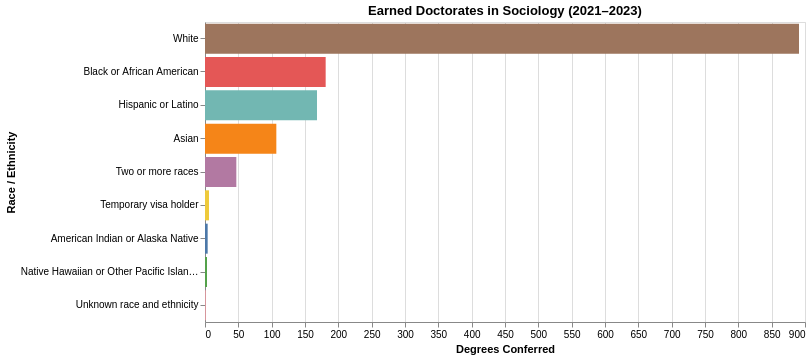

Write notebook code for a chart like this one.
### Markdown cell above
<div class="text-box">
    
## Earned Doctorates in Sociology by Race/Ethnicity

### Code cell
#| code-fold: true


majors = [
'45.11 - Sociology.',
'45.0501 - Demography and Population Studies.'  

]

majors_df = (
     df[df["Major"].isin(majors)]
    .groupby(["Major", "Race and Ethnicity"])["Awards/Degrees Conferred"]
    .sum()
    .reset_index()
)


overall = (
    majors_df.groupby("Race and Ethnicity")["Awards/Degrees Conferred"]
    .sum()
    .reset_index()
)
overall["Major"] = "All Earned Doctorates in Sociology (total)"
majors_df = pd.concat([majors_df, overall], ignore_index=True)


major_dropdown = alt.binding_select(
    options=majors_df["Major"].unique().tolist(),
    name="Select Major: "
)
major_param = alt.param(
    name="Major",
    bind=major_dropdown,
    value="All Earned Doctorates in Sociology (total)"
)


chart = (
    alt.Chart(majors_df)
    .add_params(major_param)
    .transform_filter(
        alt.datum.Major == major_param
    )
    .mark_bar()
    .encode(
        x=alt.X("Awards/Degrees Conferred:Q", title="Degrees Conferred"),
        y=alt.Y("Race and Ethnicity:N", sort="-x", title="Race / Ethnicity"),
        color=alt.Color("Race and Ethnicity:N", legend=None),
        tooltip=["Race and Ethnicity:N", "Awards/Degrees Conferred:Q"]
    )
    .properties(
        title="Earned Doctorates in Sociology (2021–2023)",
        width=600,
        height=300
    )
)



chart

### Figure 1 — Vega-Lite specification as saved in the notebook (floating-point values rounded to 4 significant figures)
{"config": {"view": {"continuousWidth": 300, "continuousHeight": 300}}, "data": {"name": "data-6286498d1f3be9f13e8e65b9d1f5c2a9"}, "mark": {"type": "bar"}, "encoding": {"color": {"field": "Race and Ethnicity", "legend": null, "type": "nominal"}, "tooltip": [{"field": "Race and Ethnicity", "type": "nominal"}, {"field": "Awards/Degrees Conferred", "type": "quantitative"}], "x": {"field": "Awards/Degrees Conferred", "title": "Degrees Conferred", "type": "quantitative"}, "y": {"field": "Race and Ethnicity", "sort": "-x", "title": "Race / Ethnicity", "type": "nominal"}}, "height": 300, "params": [{"name": "Major", "bind": {"input": "select", "options": ["45.0501 - Demography and Population Studies.", "45.11 - Sociology.", "All Earned Doctorates in Sociology (total)"], "name": "Select Major: "}, "value": "All Earned Doctorates in Sociology (total)"}], "title": "Earned Doctorates in Sociology (2021–2023)", "transform": [{"filter": "(datum.Major === Major)"}], "width": 600, "$schema": "https://vega.github.io/schema/vega-lite/v5.14.1.json", "datasets": {"data-6286498d1f3be9f13e8e65b9d1f5c2a9": [{"Major": "45.0501 - Demography and Population Studies.", "Race and Ethnicity": "Asian", "Awards/Degrees Conferred": 1}, {"Major": "45.0501 - Demography and Population Studies.", "Race and Ethnicity": "Hispanic or Latino", "Awards/Degrees Conferred": 1}, {"Major": "45.0501 - Demography and Population Studies.", "Race and Ethnicity": "Temporary visa holder", "Awards/Degrees Conferred": 6}, {"Major": "45.0501 - Demography and Population Studies.", "Race and Ethnicity": "Two or more races", "Awards/Degrees Conferred": 1}, {"Major": "45.0501 - Demography and Population Studies.", "Race and Ethnicity": "Unknown race and ethnicity", "Awards/Degrees Conferred": 1}, {"Major": "45.0501 - Demography and Population Studies.", "Race and Ethnicity": "White", "Awards/Degrees Conferred": 8}, {"Major": "45.11 - Sociology.", "Race and Ethnicity": "American Indian or Alaska Native", "Awards/Degrees Conferred": 4}, {"Major": "45.11 - Sociology.", "Race and Ethnicity": "Asian", "Awards/Degrees Conferred": 106}, {"Major": "45.11 - Sociology.", "Race and Ethnicity": "Black or African American", "Awards/Degrees Conferred": 181}, {"Major": "45.11 - Sociology.", "Race and Ethnicity": "Hispanic or Latino", "Awards/Degrees Conferred": 167}, {"Major": "45.11 - Sociology.", "Race and Ethnicity": "Native Hawaiian or Other Pacific Islander", "Awards/Degrees Conferred": 3}, {"Major": "45.11 - Sociology.", "Race and Ethnicity": "Two or more races", "Awards/Degrees Conferred": 46}, {"Major": "45.11 - Sociology.", "Race and Ethnicity": "White", "Awards/Degrees Conferred": 883}, {"Major": "All Earned Doctorates in Sociology (total)", "Race and Ethnicity": "American Indian or Alaska Native", "Awards/Degrees Conferred": 4}, {"Major": "All Earned Doctorates in Sociology (total)", "Race and Ethnicity": "Asian", "Awards/Degrees Conferred": 107}, {"Major": "All Earned Doctorates in Sociology (total)", "Race and Ethnicity": "Black or African American", "Awards/Degrees Conferred": 181}, {"Major": "All Earned Doctorates in Sociology (total)", "Race and Ethnicity": "Hispanic or Latino", "Awards/Degrees Conferred": 168}, {"Major": "All Earned Doctorates in Sociology (total)", "Race and Ethnicity": "Native Hawaiian or Other Pacific Islander", "Awards/Degrees Conferred": 3}, {"Major": "All Earned Doctorates in Sociology (total)", "Race and Ethnicity": "Temporary visa holder", "Awards/Degrees Conferred": 6}, {"Major": "All Earned Doctorates in Sociology (total)", "Race and Ethnicity": "Two or more races", "Awards/Degrees Conferred": 47}, {"Major": "All Earned Doctorates in Sociology (total)", "Race and Ethnicity": "Unknown race and ethnicity", "Awards/Degrees Conferred": 1}, {"Major": "All Earned Doctorates in Sociology (total)", "Race and Ethnicity": "White", "Awards/Degrees Conferred": 891}]}}
